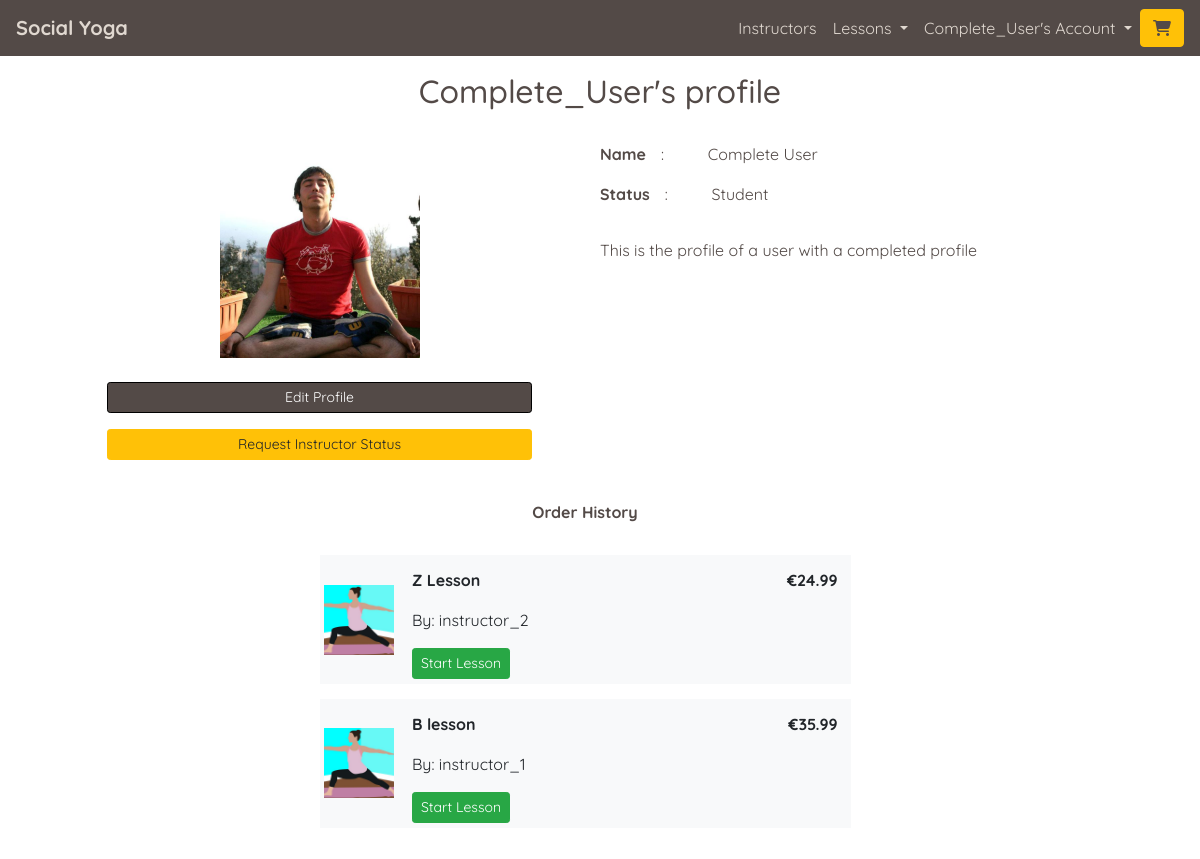
Page /profiles/ (signed in) on the earlier database version.
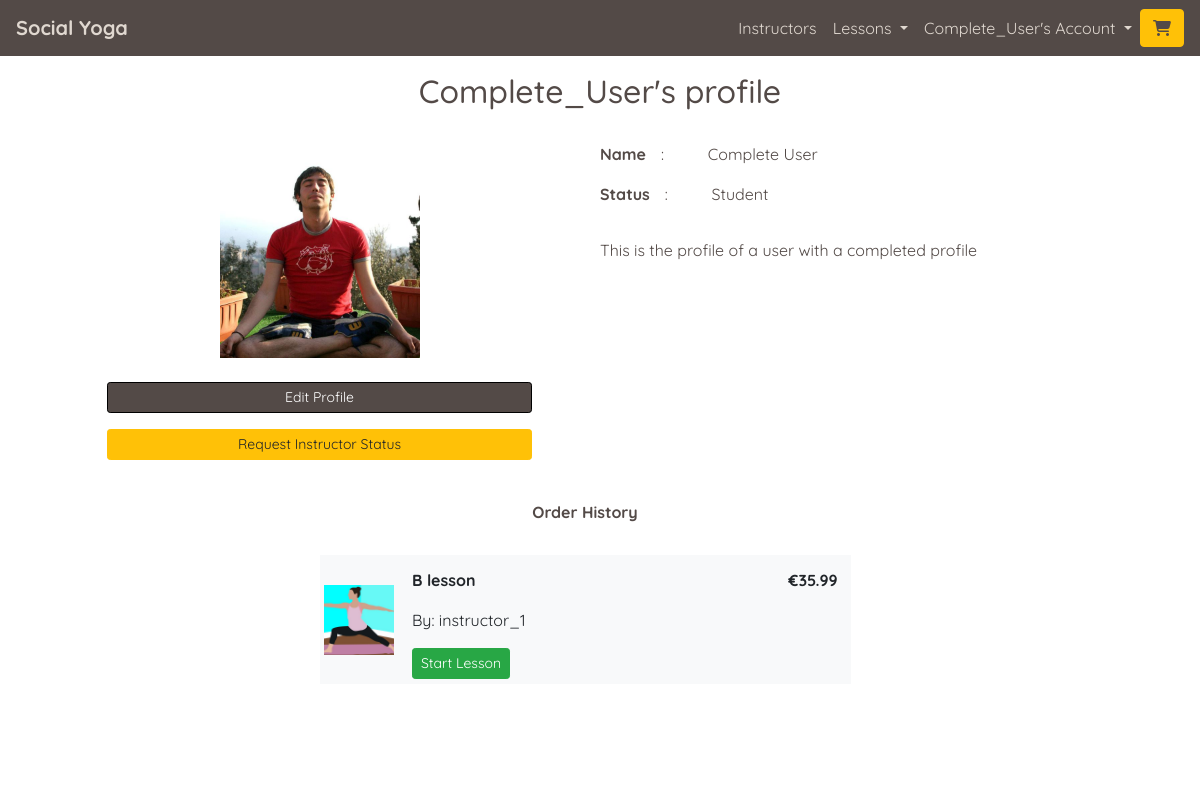
Same page on the later database version.
### checkout/models.py (models this page shows, shortened)
class OrderLineItem(models.Model):
    order = models.ForeignKey(Order,
                              null=False,
                              blank=False,
                              on_delete=models.CASCADE,
                              related_name='lineitems')
    lesson = models.ForeignKey(Lesson,
                               null=False,
                               blank=False,
                               on_delete=models.CASCADE)
    profile = models.ForeignKey(UserProfile,
                                null=False,
                                blank=False,
                                on_delete=models.CASCADE)
    sales_percentage = models.PositiveSmallIntegerField(
        default=settings.SITE_SALES_PERCENTAGE,
        editable=False, blank=False)
    lineitem_total = models.DecimalField(max_digits=6,
                                         decimal_places=2,
                                         null=False,
                                         blank=False,
                                         editable=False)

### lessons/models.py (models this page shows, shortened)
class Lesson(models.Model):
    lesson_id = models.CharField(max_length=32,
                                 null=False,
                                 editable=False)
    instructor_profile = models.ForeignKey(UserProfile,
                                           on_delete=models.SET_NULL,
                                           null=True,
                                           blank=True,
                                           related_name='lessons')
    lesson_name = models.CharField(max_length=32,
                                   null=False,
                                   editable=True)
    card_description = models.TextField(max_length=254)
    description = models.TextField(max_length=2048)
    image = ResizedImageField(size=[600, 600],
                              quality=75,
                              crop=['middle', 'center'],
                              force_format='JPEG',
                              upload_to='lesson_images/')
    rating = models.DecimalField(max_digits=5,
                                 decimal_places=0,
                                 null=True, blank=True)
    video_url = models.URLField(max_length=1024,
                                blank=False,
                                null=False)
    time = models.IntegerField(blank=False, null=False)
    is_free = models.BooleanField(default=True)
    price = models.DecimalField(max_digits=6,
                                decimal_places=2,
                                blank=False,
                                null=False,
                                default=0.00)

### profiles/models.py (models this page shows, shortened)
class UserProfile(models.Model):
    user = models.OneToOneField(User, on_delete=models.CASCADE)
    first_name = models.CharField(max_length=50, null=False, blank=False)
    last_name = models.CharField(max_length=50, null=False, blank=False)
    is_instructor = models.BooleanField(default=False)
    requested_instructor_status = models.BooleanField(default=False)
    card_description = models.TextField(max_length=256, blank=True, default='')
    profile_description = models.TextField(max_length=650,
                                           blank=True,
                                           default='')
    image = ResizedImageField(size=[600, 600],
                              quality=75,
                              crop=['middle', 'center'],
                              force_format='JPEG',
                              null=True,
                              blank=True,
                              upload_to='profile_images/')
    rating = models.DecimalField(max_digits=5,
                                 decimal_places=0,
                                 null=True,
                                 blank=True)
    lesson_count = models.IntegerField(default=0, editable=False)
    def __str__(self):
        return self.user.username
    def test_profile_is_complete(self):
        if (self.first_name and self.last_name and self.image):
            return True
        else:
            return False

### profiles/views.py (the view)
# urls.py: path('', views.profile, name='profile'),
@login_required
def profile(request):
    profile = get_object_or_404(UserProfile, user=request.user)
    profile_complete = profile.test_profile_is_complete()
    Users_OrderdLineItems = OrderLineItem.objects.filter(profile=profile)
    template = 'profiles/profile.html'
    context = {
        'profile': profile,
        'profile_complete': profile_complete,
        'Users_OrderdLineItems': Users_OrderdLineItems,
    }
    return render(request, template, context)

### home/contexts.py (called while the page is built)
def purchased_lessons(request):
    profile = get_profile_or_none(request)
    purchased = None
    purchased_lesson_ids = []
    if profile:
        purchased = OrderLineItem.objects.filter(profile=profile)
        if purchased:
            for item in purchased:
                purchased_lesson_ids.append(item.lesson.lesson_id)
    context = {
        'purchased_lessons': purchased,
        'purchased_lesson_ids': purchased_lesson_ids,
    }
    return context

### yoga/utils.py (called while the page is built)
def get_profile_or_none(request):
    try:
        return UserProfile.objects.get(user=request.user)
    except Exception:
        return None

### profiles/templates/profiles/profile.html (shortened to what the changed rows need)
{% extends "base.html" %}
{% load static %}
{% block page_header %}
    <div class="container header-container">
        <div class="row">
            <div class="col">
               <h1 class="text-center title-text my-3">{{ profile|title }}'s profile</h1>
            </div>
        </div>
    </div>
{% endblock %}
{% block content %}
    <div class="container-fluid page-contents">
        <div class="row mx-1 mx-lg-4 mt-1 mt-lg-3">
            <div class="row w-100">
                <div class="col-12 col-lg-6 mt-2 mx-auto">
                    {% if Users_OrderdLineItems %}
                    <div class="table-responsive">
                        <table class="table table-sm table-borderless basket-item-table">
                            {% for item in Users_OrderdLineItems %}
                                <tr class="bg-light my-5" id="row_for_{{ item.lesson.lesson_id }}">
                                    <td class="w-image align-middle">
                                        <img src="{{ item.lesson.image.url }}" class="img-fluid" alt="{{ item.lesson.lesson_name }}'s image'">
                                    </td>
                                    <td class="w-name">
                                        <div class="mx-2 mt-2">
                                            <p><strong>{{ item.lesson.lesson_name }}</strong></p>
                                            <p>By: {{item.lesson.instructor_profile }}</p>
                                            <a class="btn btn-sm btn-success" href="{% url 'studio' item.lesson.lesson_id %}" id="start_lesson_button_id_{{ lesson.lesson_id }}" role="button">Start Lesson</a>
                                        </div>
                                    </td>
                                    <td class="w-price">
                                        <p class="text-right mx-2 mt-2"><strong>€{{ item.lineitem_total }}</strong></p>
                                    </td>
                                </tr>
                        {% endfor %}
                        </table>
                    </div>
                    {% else %}
                        <p class="text-center" >You have no purchased lessons yet.</p>
                    {% endif %}
                </div>
            </div>
        </div>
    </div>
{% endblock %}

Differences in the rows shown:
removed OrderLineItem: lesson.image (picture), lesson.lesson_name "Z Lesson", lesson.instructor_profile "instructor_2", lineitem_total "24.99"
